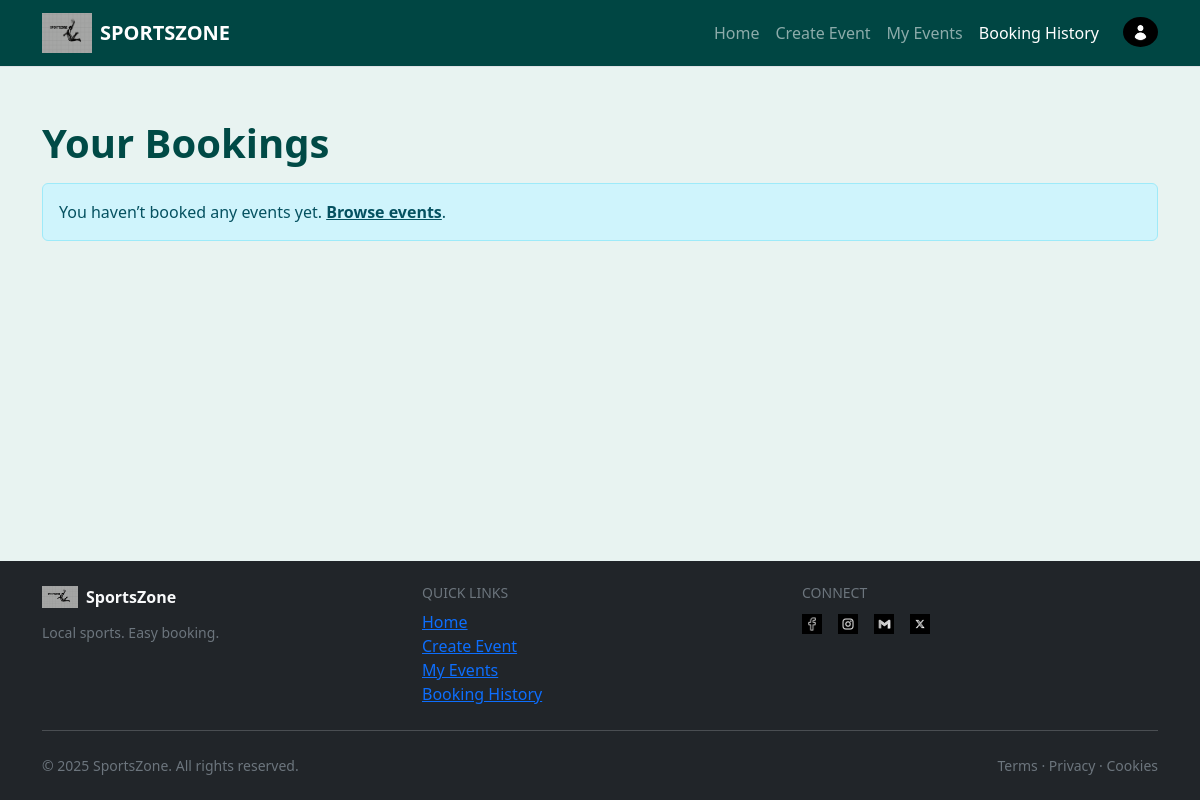
Before: /booking (signed in) with the older database file.
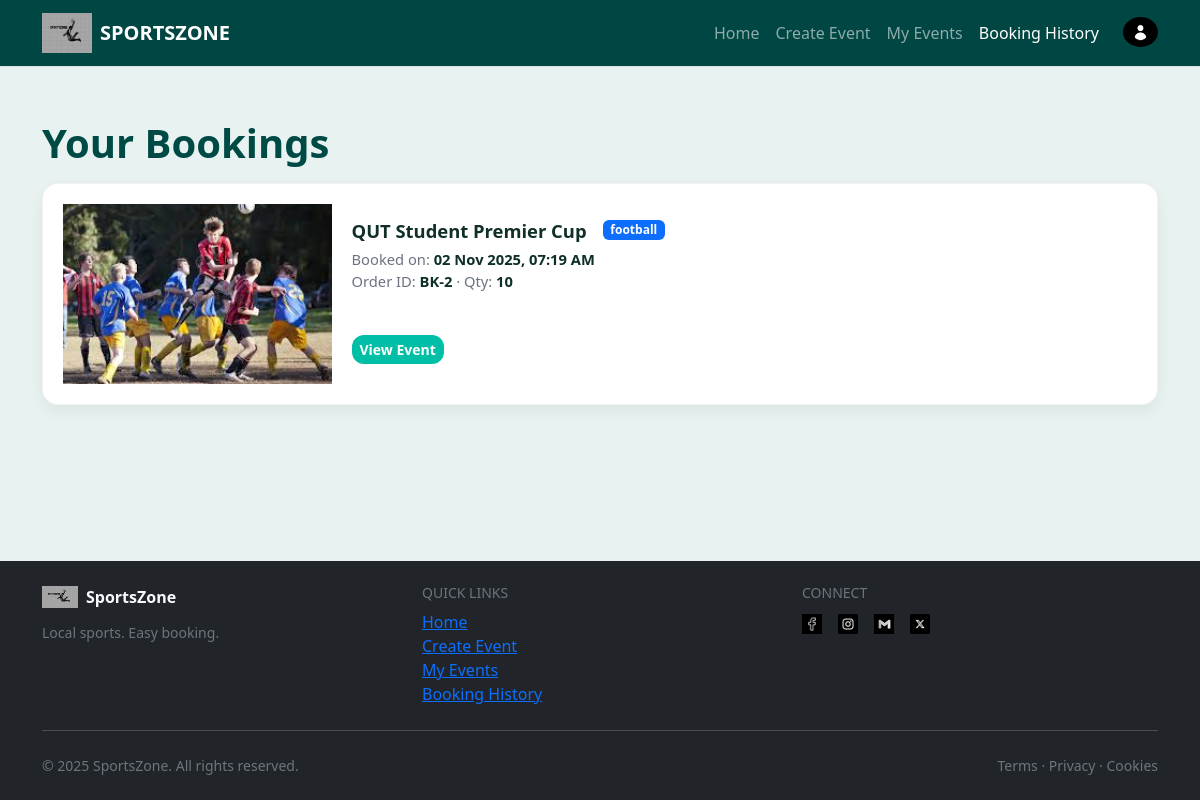
After: the same page with the newer database file.
### SportsZone/models.py (models this page shows, shortened)
class Booking(db.Model):
    __tablename__ = "bookings"
    id = db.Column(db.Integer, primary_key=True)
    user_id = db.Column(db.Integer, db.ForeignKey("users.id"), nullable=False)
    event_id = db.Column(db.Integer, db.ForeignKey("events.id"), nullable=False)
    booking_date = db.Column(db.DateTime, default=datetime.utcnow, nullable=False)
    booking_quantity = db.Column(db.Integer, nullable=False)
    order_code = db.Column(db.String(32), index=True)  # e.g., "BK-123" after insert

class Event(db.Model):
    __tablename__ = "events"
    id = db.Column(db.Integer, primary_key=True)
    user_id = db.Column(db.Integer, db.ForeignKey("users.id"), nullable=False)  # creator/owner
    venue_id = db.Column(db.Integer, db.ForeignKey("venues.id"))
    sports_type = db.Column(db.String(64), index=True)  # Football, Basketball, etc.
    event_title = db.Column(db.String(256), nullable=False)
    home_team_name = db.Column(db.String(64))
    away_team_name = db.Column(db.String(64))
    event_image = db.Column(db.String(256))  # filename in /static/img
    description = db.Column(db.Text)
    start_datetime = db.Column(db.DateTime, default=datetime.utcnow, nullable=False)
    end_datetime = db.Column(db.DateTime)
    status = db.Column(db.String(32), index=True, default="Open", nullable=False)
    total_tickets = db.Column(db.Integer, default=120, nullable=False)
    tickets_sold = db.Column(db.Integer, default=0, nullable=False)
    ticket_price = db.Column(db.Float, default=0.0, nullable=False)
    comments = db.relationship(
        "Comment", backref="event", lazy=True, cascade="all, delete-orphan"
    )
    bookings = db.relationship(
        "Booking", backref="event", lazy=True, cascade="all, delete-orphan"
    )

### SportsZone/views.py (the view)
@main_bp.route("/booking", methods=["GET"], endpoint="booking")
@login_required
def booking():
    rows = (
        db.session.query(Booking, Event, Venue)
        .filter(Booking.user_id == current_user.id)
        .join(Event, Booking.event_id == Event.id, isouter=True)
        .join(Venue, Event.venue_id == Venue.id, isouter=True)
        .order_by(Booking.booking_date.desc())
        .all()
    )
    orders = []
    for b, e, v in rows:
        orders.append(
            {
                "order_code": f"BK-{b.id}",
                "booked_at": b.booking_date.strftime("%d %b %Y, %I:%M %p")
                if b.booking_date
                else "",
                "quantity": b.booking_quantity or 1,
                "event_id": e.id if e else None,
                "event_title": (e.event_title or f"{e.home_team_name} vs {e.away_team_name}")
                if e
                else "Unknown Event",
                "image": e.event_image if e else None,
                "sport": e.sports_type if e else "",
            }
        )
    return render_template("booking.html", title="Booking History", orders=orders)

### SportsZone/templates/booking.html (shortened to what this page needs)
{% extends "base.html" %}
{% block body %}
<div class="bookings-page">
  <h1 class="page-title">Your Bookings</h1>
  {% if orders and orders|length > 0 %}
    <div class="row g-3">
      {% set color_map = {
        'football':'primary','Football':'primary',
        'basketball':'warning','Basketball':'warning',
        'cricket':'success','Cricket':'success',
        'tennis':'secondary','Tennis':'secondary'
      } %}
      {% for o in orders %}
        <div class="col-12">
          <article class="booking-card">
            <div class="row g-0 align-items-stretch">
              <div class="col-12 col-md-3">
                <div class="thumb-wrap">
                  {% if o.image %}
                    <img class="thumb" src="{{ url_for('static', filename='img/' ~ o.image) }}" alt="{{ o.event_title }}">
                  {% else %}
                    <div class="thumb-fallback">{{ (o.event_title or 'E')[:1] }}</div>
                  {% endif %}
                </div>
              </div>
              <div class="col-12 col-md-9">
                <div class="body">
                  <div class="d-flex align-items-start flex-wrap gap-2">
                    <h2 class="title">{{ o.event_title }}</h2>
                    <span class="badge text-bg-{{ color_map.get(o.sport, 'secondary') }} sport-badge">
                      {{ o.sport or 'event' }}
                    </span>
                  </div>
                  <div class="meta">
                    <div>Booked on: <b>{{ o.booked_at }}</b></div>
                    <div>
                      Order ID: <b>{{ o.order_code }}</b>
                      {% if o.quantity %} · Qty: <b>{{ o.quantity }}</b>{% endif %}
                    </div>
                  </div>
                  <div class="spacer"></div>
                  <div class="actions d-flex gap-2">
                    <a href="{{ url_for('main.view_event', event_id=o.event_id) }}" class="btn btn-primary btn-sm">
                      View Event
                    </a>
                  </div>
                </div>
              </div>
            </div>
          </article>
        </div>
      {% endfor %}
    </div>
  {% else %}
    <div class="alert alert-info">
      You haven’t booked any events yet.
      <a href="{{ url_for('main.index') }}" class="alert-link">Browse events</a>.
    </div>
  {% endif %}
</div>
{% endblock %}

Changed rows visible on the page:
added Booking: event_image (picture), event_title "QUT Student Premier Cup", sports_type "football", booked_at "02 Nov 2025, 07:19 AM", order_code "BK-2", quantity "10"
Other visible differences:
text no longer shown: "You haven’t booked any events yet. Browse events ."
